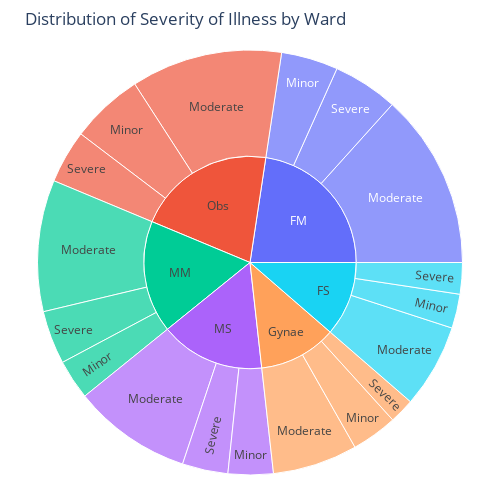

Notebook code for this chart:
### Code cell
fig1=px.sunburst(data,path=['Ward_Type','Severity of Illness'], title='Distribution of Severity of Illness by Ward')
fig1.update_layout(height=500, width=500, margin=dict(t=50, l=25, r=25, b=25))
fig1.show()

### Figure 1 — Plotly figure (JSON) as saved in the notebook; plotly's stock layout.template omitted (floating-point values rounded to 4 significant figures)
{"data": [{"branchvalues": "total", "domain": {"x": [0, 1], "y": [0, 1]}, "hovertemplate": "labels=%{label}<br>count=%{value}<br>parent=%{parent}<br>id=%{id}<extra></extra>", "ids": ["FM/Minor", "FS/Minor", "Gynae/Minor", "MM/Minor", "MS/Minor", "Obs/Minor", "FM/Moderate", "FS/Moderate", "Gynae/Moderate", "MM/Moderate", "MS/Moderate", "Obs/Moderate", "FM/Severe", "FS/Severe", "Gynae/Severe", "MM/Severe", "MS/Severe", "Obs/Severe", "FM", "FS", "Gynae", "MM", "MS", "Obs"], "labels": ["Minor", "Minor", "Minor", "Minor", "Minor", "Minor", "Moderate", "Moderate", "Moderate", "Moderate", "Moderate", "Moderate", "Severe", "Severe", "Severe", "Severe", "Severe", "Severe", "FM", "FS", "Gynae", "MM", "MS", "Obs"], "name": "", "parents": ["FM", "FS", "Gynae", "MM", "MS", "Obs", "FM", "FS", "Gynae", "MM", "MS", "Obs", "FM", "FS", "Gynae", "MM", "MS", "Obs", "", "", "", "", "", ""], "type": "sunburst", "values": [11822, 7109, 9549, 8286, 9379, 15120, 36442, 17429, 17658, 27349, 24700, 31453, 13544, 6537, 5210, 11110, 9499, 11090, 61808, 31075, 32417, 46745, 43578, 57663]}], "layout": {"height": 500, "legend": {"tracegroupgap": 0}, "margin": {"b": 25, "l": 25, "r": 25, "t": 50}, "title": {"text": "Distribution of Severity of Illness by Ward"}, "width": 500}}
